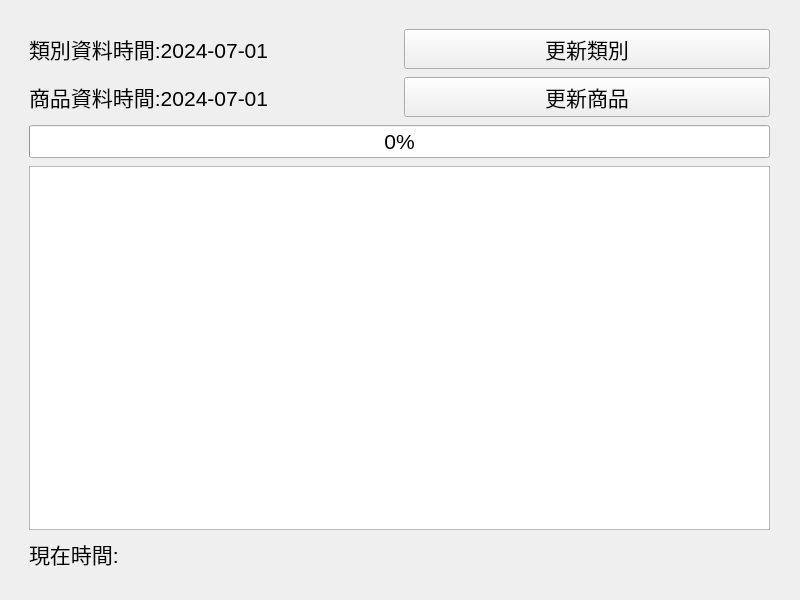
<?xml version="1.0" encoding="UTF-8"?>
<ui version="4.0">
 <class>Form</class>
 <widget class="QWidget" name="Form">
  <property name="geometry">
   <rect>
    <x>0</x>
    <y>0</y>
    <width>800</width>
    <height>600</height>
   </rect>
  </property>
  <property name="font">
   <font>
    <pointsize>16</pointsize>
   </font>
  </property>
  <property name="windowTitle">
   <string>更新資料</string>
  </property>
  <widget class="QWidget" name="verticalLayoutWidget">
   <property name="geometry">
    <rect>
     <x>29</x>
     <y>29</y>
     <width>741</width>
     <height>541</height>
    </rect>
   </property>
   <layout class="QVBoxLayout" name="verticalLayout_2">
    <property name="spacing">
     <number>8</number>
    </property>
    <property name="sizeConstraint">
     <enum>QLayout::SetDefaultConstraint</enum>
    </property>
    <item>
     <layout class="QHBoxLayout" name="horizontalLayout">
      <item>
       <widget class="QLabel" name="categoryDate">
        <property name="text">
         <string>類別資料時間:2024-07-01</string>
        </property>
       </widget>
      </item>
      <item>
       <widget class="QPushButton" name="updateCategory">
        <property name="text">
         <string>更新類別</string>
        </property>
       </widget>
      </item>
     </layout>
    </item>
    <item>
     <layout class="QHBoxLayout" name="horizontalLayout_3">
      <item>
       <widget class="QLabel" name="productDate">
        <property name="text">
         <string>商品資料時間:2024-07-01</string>
        </property>
       </widget>
      </item>
      <item>
       <widget class="QPushButton" name="updateProduct">
        <property name="text">
         <string>更新商品</string>
        </property>
       </widget>
      </item>
     </layout>
    </item>
    <item>
     <widget class="QProgressBar" name="progressBar">
      <property name="value">
       <number>0</number>
      </property>
     </widget>
    </item>
    <item>
     <widget class="QTextEdit" name="textEdit">
      <property name="readOnly">
       <bool>true</bool>
      </property>
     </widget>
    </item>
    <item>
     <layout class="QHBoxLayout" name="horizontalLayout_4">
      <item>
       <widget class="QLabel" name="now_date">
        <property name="text">
         <string>現在時間: </string>
        </property>
       </widget>
      </item>
     </layout>
    </item>
   </layout>
  </widget>
 </widget>
 <resources/>
 <connections/>
</ui>
